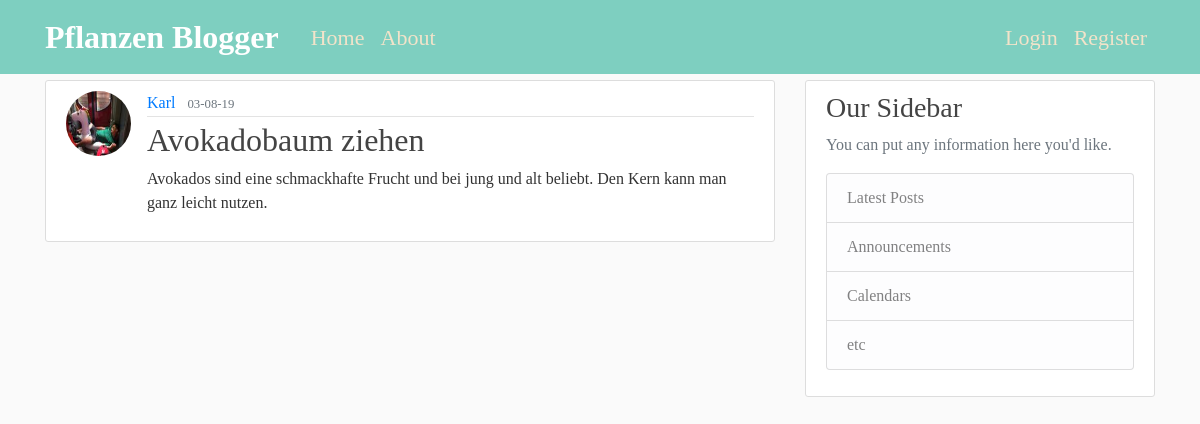
The app's page /post/17 with its own data.
### flaskblog/models.py (models this page shows, shortened)
class User(db.Model, UserMixin):
    id = db.Column(db.Integer, primary_key=True)
    username = db.Column(db.String(20), unique=True, nullable=False)
    email = db.Column(db.String(100), unique=True, nullable=False)
    image_file = db.Column(db.String(20), nullable=False, default='default.jpg')
    password = db.Column(db.String(60), nullable=False)
    posts = db.relationship('Post', backref='author', lazy=True)

class Post(db.Model):
    id = db.Column(db.Integer, primary_key=True)
    title = db.Column(db.String(100), nullable=False)
    date_posted = db.Column(db.DateTime, nullable=False, default=datetime.utcnow)
    content = db.Column(db.Text, nullable=False)
    user_id = db.Column(db.Integer, db.ForeignKey('user.id'), nullable=False)

### flaskblog/routes.py (the view)
@app.route("/post/<int:post_id>")
def post(post_id):
    post = Post.query.get_or_404(post_id)
    return render_template('post.html', title=post.title, post=post)

### flaskblog/templates/post.html (shortened to what this page needs)
{% extends 'layout.html' %}
{% block content%}
<article class="media content-section">
    <img class="rounded-circle article-img"
        src="{{ url_for('static', filename='profil_pics/' + post.author.image_file) }}">
    <div class="media-body">
        <div class="article-metadata">
            <a class="mr-2" href="{{ url_for('user_posts', username=post.author.username) }}">{{ post.author.username }}</a>
            <small class="text-muted">{{ post.date_posted.strftime('%d-%m-%y') }}</small>
        </div>
        <h2 class="article-title">{{ post.title }}</h2>
        <p class="article-content">{{ post.content }}</p>
    </div>
</article>
{% endblock content %}

### flaskblog/static/main.css (style rules this page uses)
body { background: #fafafa; color: #333333; margin-top: 5rem; font-family: Avenir; }
h1, h2, h3, h4, h5, h6 { color: #444444; }
.content-section { background: #ffffff; padding: 10px 20px; border: 1px solid #dddddd; border-radius: 3px; margin-bottom: 20px; }
.article-title { color: #444444; }
.article-content { white-space: pre-line; }
.article-img { height: 65px; width: 65px; margin-right: 16px; }
.article-metadata { padding-bottom: 1px; margin-bottom: 4px; border-bottom: 1px solid #e3e3e3 }

### records on screen
User: image_file (picture), author.username "Karl"
Post: date_posted "03-08-19", title "Avokadobaum ziehen", content "Avokados sind eine schmackhafte Frucht und bei jung und alt beliebt. Den Kern kann man ganz leicht nutzen."
